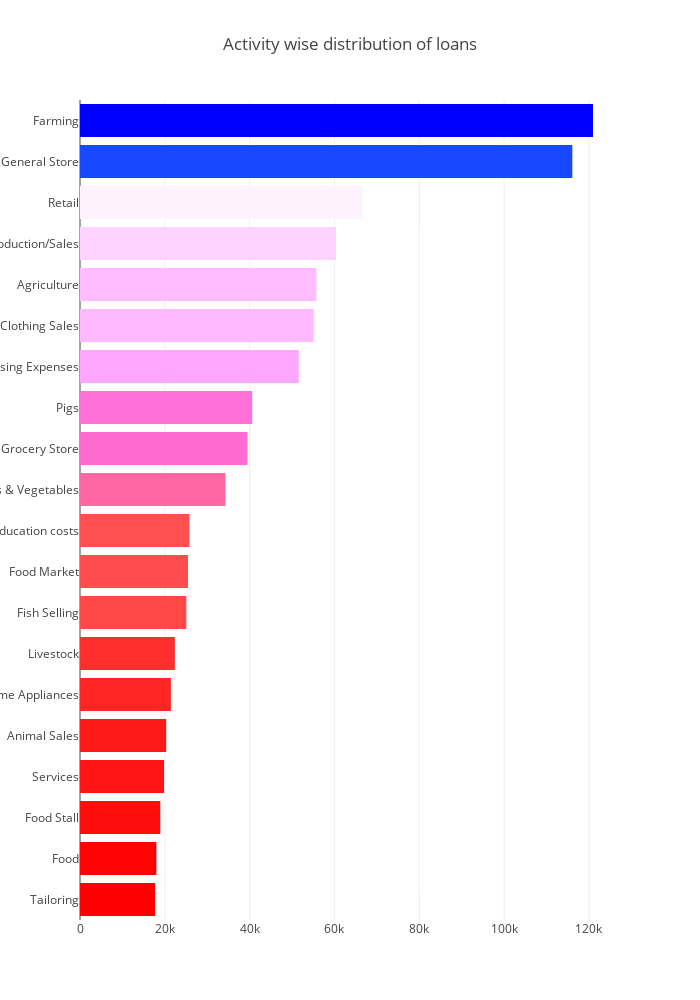

Notebook source saved alongside this figure:
### Markdown cell above
We can observe that Agriculture has the highest number of loans followed by food and retail. Now let us look at the activity level distribution of loans.

### Code cell
activity_srs = kiva_loans_df['activity'].value_counts().head(20)
trace = go.Bar(
    y=activity_srs.index[::-1],
    x=activity_srs.values[::-1],
    orientation = 'h',
    marker=dict(
        color=activity_srs.values[::-1],
        colorscale = 'Picnic',
        reversescale = True
    ),
)

layout = go.Layout(
    title='Activity wise distribution of loans',
    width=700,
    height=1000,
    )
data = [trace]
fig = go.Figure(data=data, layout=layout)
py.iplot(fig, filename="ActivityLoan")

### Figure 1 — Plotly figure (JSON) as saved in the notebook; plotly's stock layout.template omitted (floating-point values rounded to 4 significant figures)
{"data": [{"marker": {"color": [17720, 18008, 18930, 19827, 20329, 21429, 22368, 25063, 25479, 25828, 34305, 39470, 40592, 51580, 55099, 55746, 60362, 66643, 116094, 120967], "colorscale": "Picnic", "reversescale": true}, "orientation": "h", "type": "bar", "x": [17720, 18008, 18930, 19827, 20329, 21429, 22368, 25063, 25479, 25828, 34305, 39470, 40592, 51580, 55099, 55746, 60362, 66643, 116094, 120967], "y": ["Tailoring", "Food", "Food Stall", "Services", "Animal Sales", "Home Appliances", "Livestock", "Fish Selling", "Food Market", "Higher education costs", "Fruits & Vegetables", "Grocery Store", "Pigs", "Personal Housing Expenses", "Clothing Sales", "Agriculture", "Food Production/Sales", "Retail", "General Store", "Farming"]}], "layout": {"height": 1000, "title": "Activity wise distribution of loans", "width": 700}}
